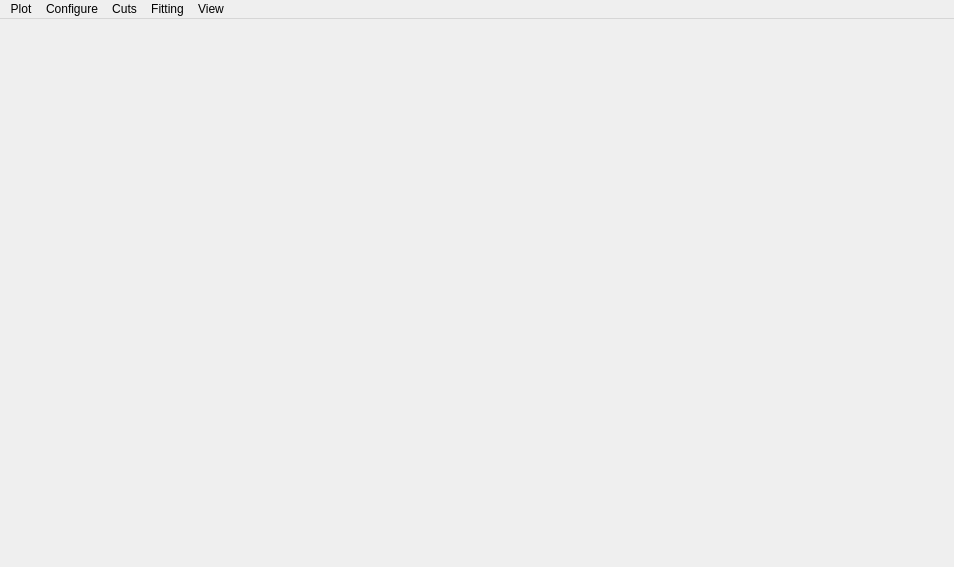
<?xml version="1.0" encoding="UTF-8"?>
<ui version="4.0">
 <class>WindowHistogramPlot</class>
 <widget class="QMainWindow" name="WindowHistogramPlot">
  <property name="geometry">
   <rect>
    <x>0</x>
    <y>0</y>
    <width>954</width>
    <height>567</height>
   </rect>
  </property>
  <property name="cursor">
   <cursorShape>UpArrowCursor</cursorShape>
  </property>
  <property name="contextMenuPolicy">
   <enum>Qt::DefaultContextMenu</enum>
  </property>
  <property name="windowTitle">
   <string>Histogram</string>
  </property>
  <widget class="QWidget" name="centralwidget">
   <layout class="QGridLayout" name="gridLayout">
    <item row="0" column="0">
     <widget class="HistogramPlot" name="qwtPlotHistogram">
      <property name="frameShape">
       <enum>QFrame::NoFrame</enum>
      </property>
      <property name="frameShadow">
       <enum>QFrame::Plain</enum>
      </property>
      <property name="canvasBackground" stdset="0">
       <brush brushstyle="NoBrush">
        <color alpha="255">
         <red>255</red>
         <green>255</green>
         <blue>255</blue>
        </color>
       </brush>
      </property>
     </widget>
    </item>
   </layout>
  </widget>
  <widget class="QMenuBar" name="menubar">
   <property name="geometry">
    <rect>
     <x>0</x>
     <y>0</y>
     <width>954</width>
     <height>21</height>
    </rect>
   </property>
   <widget class="QMenu" name="menuConfigure">
    <property name="title">
     <string>Configure</string>
    </property>
    <addaction name="actionOptions"/>
    <addaction name="actionRefresh"/>
    <addaction name="actionClear"/>
    <addaction name="actionDuplicate"/>
   </widget>
   <widget class="QMenu" name="menuFile">
    <property name="title">
     <string>Plot</string>
    </property>
    <addaction name="actionSaveImage"/>
    <addaction name="actionSaveData"/>
    <addaction name="actionSaveDataHEPRO"/>
   </widget>
   <widget class="QMenu" name="menuFitting">
    <property name="title">
     <string>Fitting</string>
    </property>
    <addaction name="actionGaussian"/>
    <addaction name="actionDoubleGaussian"/>
   </widget>
   <widget class="QMenu" name="menuCuts">
    <property name="title">
     <string>Cuts</string>
    </property>
    <widget class="QMenu" name="menuLinear">
     <property name="title">
      <string>Linear</string>
     </property>
     <addaction name="actionAddLinearCut"/>
     <addaction name="actionEditLinearCut"/>
     <addaction name="actionRemoveLinearCut"/>
    </widget>
    <addaction name="menuLinear"/>
    <addaction name="separator"/>
    <addaction name="actionActiveCuts"/>
   </widget>
   <widget class="QMenu" name="menuView">
    <property name="title">
     <string>View</string>
    </property>
    <addaction name="actionLogarithmicScale"/>
    <addaction name="actionDeltaHistogram"/>
    <addaction name="separator"/>
    <addaction name="actionRename_window"/>
   </widget>
   <addaction name="menuFile"/>
   <addaction name="menuConfigure"/>
   <addaction name="menuCuts"/>
   <addaction name="menuFitting"/>
   <addaction name="menuView"/>
  </widget>
  <action name="actionOptions">
   <property name="text">
    <string>Options</string>
   </property>
   <property name="shortcut">
    <string>C, O</string>
   </property>
  </action>
  <action name="actionSaveImage">
   <property name="text">
    <string>Save image</string>
   </property>
   <property name="shortcut">
    <string>P, I</string>
   </property>
  </action>
  <action name="actionSaveData">
   <property name="text">
    <string>Save data</string>
   </property>
   <property name="shortcut">
    <string>P, D</string>
   </property>
  </action>
  <action name="actionClose">
   <property name="text">
    <string>Close</string>
   </property>
  </action>
  <action name="actionRefresh">
   <property name="text">
    <string>Refresh</string>
   </property>
   <property name="shortcut">
    <string>C, R</string>
   </property>
  </action>
  <action name="actionActiveCuts">
   <property name="text">
    <string>Active cuts</string>
   </property>
   <property name="shortcut">
    <string>C, A</string>
   </property>
  </action>
  <action name="actionClear">
   <property name="text">
    <string>Clear</string>
   </property>
   <property name="shortcut">
    <string>C, C</string>
   </property>
  </action>
  <action name="actionGaussian">
   <property name="text">
    <string>Gaussian</string>
   </property>
   <property name="shortcut">
    <string>F, G</string>
   </property>
  </action>
  <action name="actionDoubleGaussian">
   <property name="text">
    <string>Double Gaussian</string>
   </property>
   <property name="shortcut">
    <string>F, D</string>
   </property>
  </action>
  <action name="actionAddLinearCut">
   <property name="text">
    <string>Add</string>
   </property>
   <property name="shortcut">
    <string>L, A</string>
   </property>
  </action>
  <action name="actionRemoveLinearCut">
   <property name="text">
    <string>Remove</string>
   </property>
   <property name="shortcut">
    <string>L, R</string>
   </property>
  </action>
  <action name="actionEditLinearCut">
   <property name="text">
    <string>Edit</string>
   </property>
   <property name="shortcut">
    <string>L, E</string>
   </property>
  </action>
  <action name="actionLogarithmicScale">
   <property name="checkable">
    <bool>true</bool>
   </property>
   <property name="text">
    <string>Logarithmic scale</string>
   </property>
   <property name="shortcut">
    <string>V, L</string>
   </property>
  </action>
  <action name="actionDeltaHistogram">
   <property name="checkable">
    <bool>true</bool>
   </property>
   <property name="text">
    <string>Delta histogram</string>
   </property>
   <property name="shortcut">
    <string>V, D</string>
   </property>
  </action>
  <action name="actionDuplicate">
   <property name="text">
    <string>Duplicate</string>
   </property>
   <property name="shortcut">
    <string>C, D</string>
   </property>
  </action>
  <action name="actionRename_window">
   <property name="text">
    <string>Rename window</string>
   </property>
   <property name="shortcut">
    <string>F2</string>
   </property>
  </action>
  <action name="actionSaveDataHEPRO">
   <property name="text">
    <string>Save data (HEPRO)</string>
   </property>
  </action>
 </widget>
 <customwidgets>
  <customwidget>
   <class>QwtPlot</class>
   <extends>QFrame</extends>
   <header>qwt_plot.h</header>
   <container>1</container>
  </customwidget>
  <customwidget>
   <class>HistogramPlot</class>
   <extends>QwtPlot</extends>
   <header>HistogramPlot.h</header>
   <container>1</container>
  </customwidget>
 </customwidgets>
 <resources/>
 <connections>
  <connection>
   <sender>actionClose</sender>
   <signal>triggered()</signal>
   <receiver>WindowHistogramPlot</receiver>
   <slot>onCloseClicked()</slot>
   <hints>
    <hint type="sourcelabel">
     <x>-1</x>
     <y>-1</y>
    </hint>
    <hint type="destinationlabel">
     <x>476</x>
     <y>283</y>
    </hint>
   </hints>
  </connection>
  <connection>
   <sender>actionSaveData</sender>
   <signal>triggered()</signal>
   <receiver>WindowHistogramPlot</receiver>
   <slot>onSaveDataClicked()</slot>
   <hints>
    <hint type="sourcelabel">
     <x>-1</x>
     <y>-1</y>
    </hint>
    <hint type="destinationlabel">
     <x>476</x>
     <y>283</y>
    </hint>
   </hints>
  </connection>
  <connection>
   <sender>actionSaveImage</sender>
   <signal>triggered()</signal>
   <receiver>WindowHistogramPlot</receiver>
   <slot>onSaveImageClicked()</slot>
   <hints>
    <hint type="sourcelabel">
     <x>-1</x>
     <y>-1</y>
    </hint>
    <hint type="destinationlabel">
     <x>476</x>
     <y>283</y>
    </hint>
   </hints>
  </connection>
  <connection>
   <sender>actionRefresh</sender>
   <signal>triggered()</signal>
   <receiver>WindowHistogramPlot</receiver>
   <slot>onRefreshClicked()</slot>
   <hints>
    <hint type="sourcelabel">
     <x>-1</x>
     <y>-1</y>
    </hint>
    <hint type="destinationlabel">
     <x>476</x>
     <y>283</y>
    </hint>
   </hints>
  </connection>
  <connection>
   <sender>actionOptions</sender>
   <signal>triggered()</signal>
   <receiver>WindowHistogramPlot</receiver>
   <slot>onOptionsClicked()</slot>
   <hints>
    <hint type="sourcelabel">
     <x>-1</x>
     <y>-1</y>
    </hint>
    <hint type="destinationlabel">
     <x>476</x>
     <y>283</y>
    </hint>
   </hints>
  </connection>
  <connection>
   <sender>actionActiveCuts</sender>
   <signal>triggered()</signal>
   <receiver>WindowHistogramPlot</receiver>
   <slot>onActiveCutsClicked()</slot>
   <hints>
    <hint type="sourcelabel">
     <x>-1</x>
     <y>-1</y>
    </hint>
    <hint type="destinationlabel">
     <x>476</x>
     <y>283</y>
    </hint>
   </hints>
  </connection>
  <connection>
   <sender>actionClear</sender>
   <signal>triggered()</signal>
   <receiver>WindowHistogramPlot</receiver>
   <slot>clearValues()</slot>
   <hints>
    <hint type="sourcelabel">
     <x>-1</x>
     <y>-1</y>
    </hint>
    <hint type="destinationlabel">
     <x>476</x>
     <y>283</y>
    </hint>
   </hints>
  </connection>
  <connection>
   <sender>actionGaussian</sender>
   <signal>triggered()</signal>
   <receiver>WindowHistogramPlot</receiver>
   <slot>onFitGaussianClicked()</slot>
   <hints>
    <hint type="sourcelabel">
     <x>-1</x>
     <y>-1</y>
    </hint>
    <hint type="destinationlabel">
     <x>476</x>
     <y>283</y>
    </hint>
   </hints>
  </connection>
  <connection>
   <sender>actionDoubleGaussian</sender>
   <signal>triggered()</signal>
   <receiver>WindowHistogramPlot</receiver>
   <slot>onFitDoubleGaussianClicked()</slot>
   <hints>
    <hint type="sourcelabel">
     <x>-1</x>
     <y>-1</y>
    </hint>
    <hint type="destinationlabel">
     <x>476</x>
     <y>283</y>
    </hint>
   </hints>
  </connection>
  <connection>
   <sender>actionDeltaHistogram</sender>
   <signal>toggled(bool)</signal>
   <receiver>WindowHistogramPlot</receiver>
   <slot>onDeltaHistogramToggled(bool)</slot>
   <hints>
    <hint type="sourcelabel">
     <x>-1</x>
     <y>-1</y>
    </hint>
    <hint type="destinationlabel">
     <x>476</x>
     <y>283</y>
    </hint>
   </hints>
  </connection>
  <connection>
   <sender>actionLogarithmicScale</sender>
   <signal>toggled(bool)</signal>
   <receiver>WindowHistogramPlot</receiver>
   <slot>onLogScaleToggled(bool)</slot>
   <hints>
    <hint type="sourcelabel">
     <x>-1</x>
     <y>-1</y>
    </hint>
    <hint type="destinationlabel">
     <x>476</x>
     <y>283</y>
    </hint>
   </hints>
  </connection>
  <connection>
   <sender>actionDuplicate</sender>
   <signal>triggered()</signal>
   <receiver>WindowHistogramPlot</receiver>
   <slot>onDuplicateClicked()</slot>
   <hints>
    <hint type="sourcelabel">
     <x>-1</x>
     <y>-1</y>
    </hint>
    <hint type="destinationlabel">
     <x>476</x>
     <y>283</y>
    </hint>
   </hints>
  </connection>
  <connection>
   <sender>actionRename_window</sender>
   <signal>triggered()</signal>
   <receiver>WindowHistogramPlot</receiver>
   <slot>onRenameClicked()</slot>
   <hints>
    <hint type="sourcelabel">
     <x>-1</x>
     <y>-1</y>
    </hint>
    <hint type="destinationlabel">
     <x>476</x>
     <y>283</y>
    </hint>
   </hints>
  </connection>
  <connection>
   <sender>actionAddLinearCut</sender>
   <signal>triggered()</signal>
   <receiver>WindowHistogramPlot</receiver>
   <slot>onAddLinearCutClicked()</slot>
   <hints>
    <hint type="sourcelabel">
     <x>-1</x>
     <y>-1</y>
    </hint>
    <hint type="destinationlabel">
     <x>476</x>
     <y>283</y>
    </hint>
   </hints>
  </connection>
  <connection>
   <sender>actionEditLinearCut</sender>
   <signal>triggered()</signal>
   <receiver>WindowHistogramPlot</receiver>
   <slot>onEditLinearCutClicked()</slot>
   <hints>
    <hint type="sourcelabel">
     <x>-1</x>
     <y>-1</y>
    </hint>
    <hint type="destinationlabel">
     <x>476</x>
     <y>283</y>
    </hint>
   </hints>
  </connection>
  <connection>
   <sender>actionRemoveLinearCut</sender>
   <signal>triggered()</signal>
   <receiver>WindowHistogramPlot</receiver>
   <slot>onRemoveLinearCutClicked()</slot>
   <hints>
    <hint type="sourcelabel">
     <x>-1</x>
     <y>-1</y>
    </hint>
    <hint type="destinationlabel">
     <x>476</x>
     <y>283</y>
    </hint>
   </hints>
  </connection>
  <connection>
   <sender>actionSaveDataHEPRO</sender>
   <signal>triggered()</signal>
   <receiver>WindowHistogramPlot</receiver>
   <slot>onSaveDataHEPROClicked()</slot>
   <hints>
    <hint type="sourcelabel">
     <x>-1</x>
     <y>-1</y>
    </hint>
    <hint type="destinationlabel">
     <x>476</x>
     <y>283</y>
    </hint>
   </hints>
  </connection>
 </connections>
 <slots>
  <slot>onSaveDataClicked()</slot>
  <slot>onSaveImageClicked()</slot>
  <slot>onRefreshClicked()</slot>
  <slot>onOptionsClicked()</slot>
  <slot>onActiveCutsClicked()</slot>
  <slot>clearValues()</slot>
  <slot>onFitGaussianClicked()</slot>
  <slot>onFitDoubleGaussianClicked()</slot>
  <slot>onLogScaleToggled(bool)</slot>
  <slot>onDeltaHistogramToggled(bool)</slot>
  <slot>onDuplicateClicked()</slot>
  <slot>onRenameClicked()</slot>
  <slot>onAddLinearCutClicked()</slot>
  <slot>onEditLinearCutClicked()</slot>
  <slot>onRemoveLinearCutClicked()</slot>
  <slot>onSaveDataHEPROClicked()</slot>
 </slots>
</ui>
